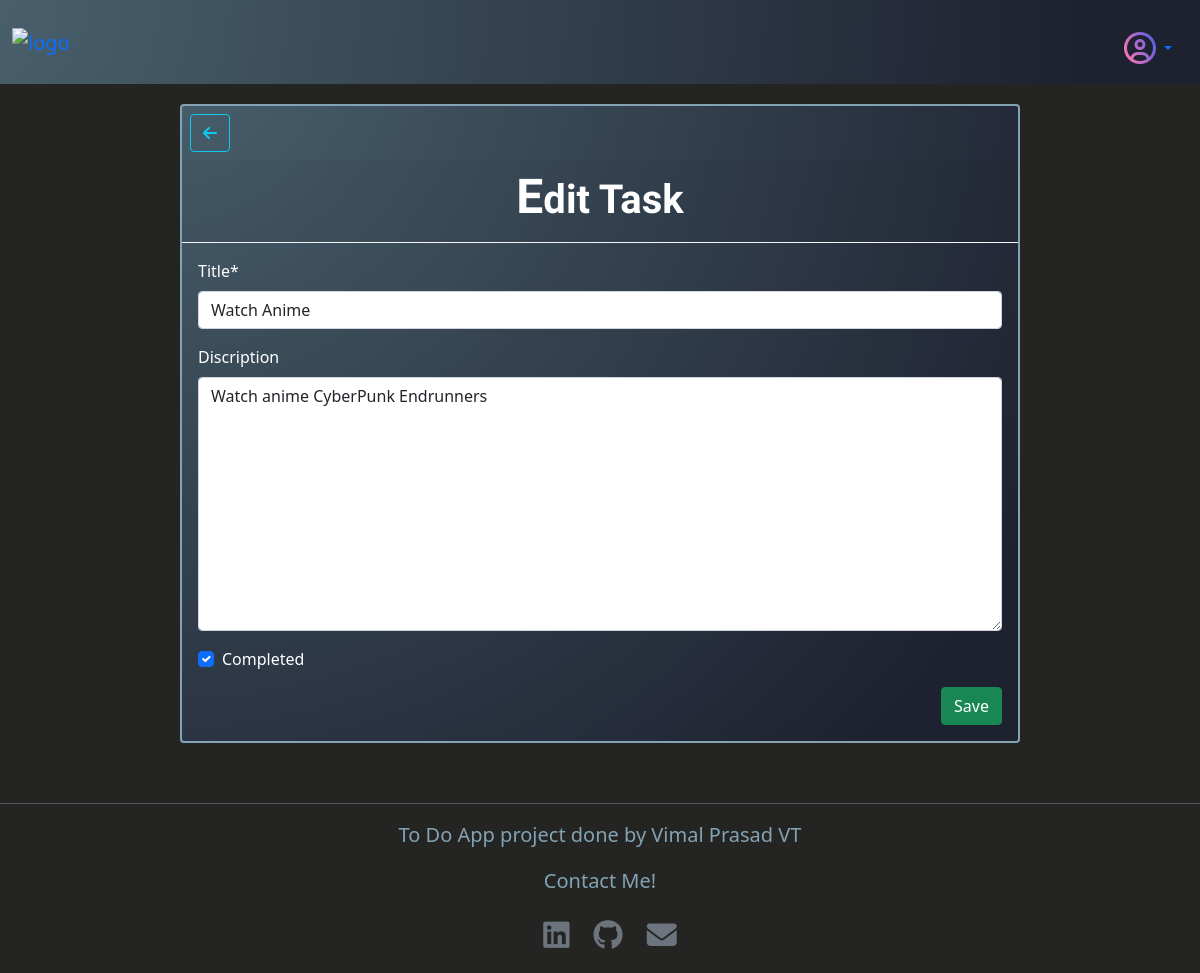
The app's page /2/edit/ (signed in) with its own data.
### tasks/models.py (models this page shows, shortened)
class Task(models.Model):
    title = models.CharField(max_length=100)
    discription = models.TextField(null=True, blank=True)
    author = models.ForeignKey(settings.AUTH_USER_MODEL, on_delete=models.CASCADE)
    date_created = models.DateTimeField(auto_now_add=True)
    completed = models.BooleanField(default=False)

### tasks/views.py (the view)
# urls.py: path("<int:pk>/edit/", TaskUpdate.as_view(), name="update"),
class TaskUpdate(LoginRequiredMixin, UserPassesTestMixin, UpdateView):
    model = Task
    fields= ("title", "discription", "completed", )
    template_name = "task_update.html"
    def test_func(self):
        task = self.get_object()
        return task.author == self.request.user

### templates/task_update.html (shortened to what this page needs)
{% extends 'base.html' %}
{% load crispy_forms_tags %}
{% block content %}
<section class="task-edit">
    <div class="card" id="edit-card">
        <div class="float-start m-2">
            <a class=" btn btn-outline-info link-back" href="{% url 'home' %}"><i class="fa-solid fa-arrow-left"></i></a>
        </div>
        <div class="card-header" id="edit-header">
            <h1>Edit Task</h1>
        </div>
        <div class="card-body" id="edit-body">
            <form action="" method="post">
                {{ form|crispy }}
                <button class="btn btn-success float-end" type="sumbit">Save</button>
            </form>
        </div>
    </div>
</section>
{% endblock content %}

### static/css/main.css (style rules this page uses)
body { background-color: #242423; margin: 0px; }
h1 { font-family: 'Miriam Libre', sans-serif; font-weight: 600; }
h1::first-letter { font-size: larger; }
.card { max-width: 80%; width: 85%; margin-top: 20px; }
.card-header { text-align: center; }
.task-edit { display: flex; justify-content: center; }
#create-card, #detail-card, #edit-card, #delete-card, #message-card { border-color: #83a3b4; border-width: 2px; width: 70%; background-image: radial-gradient(circle farthest-corner at -4% -12.9%, rgba(74, 98, 110, 1) 0.3%, rgba(30, 33, 48, 1) 90.2%); color:white; }
#create-header, #detail-header, #edit-header, #delete-header, #message-header { border-bottom-color: whitesmoke; }

### records on screen
Task: title "Watch Anime", discription "Watch anime CyberPunk Endrunners", completed "☑"
